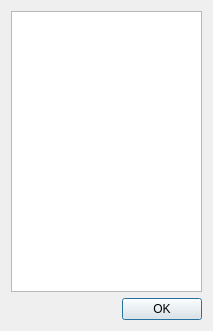
<?xml version="1.0" encoding="UTF-8"?>
<ui version="4.0">
 <class>InfoDialog</class>
 <widget class="QDialog" name="InfoDialog">
  <property name="geometry">
   <rect>
    <x>0</x>
    <y>0</y>
    <width>213</width>
    <height>331</height>
   </rect>
  </property>
  <property name="windowTitle">
   <string>Info</string>
  </property>
  <layout class="QVBoxLayout" name="verticalLayout">
   <item>
    <widget class="QTableView" name="table_info"/>
   </item>
   <item>
    <widget class="QDialogButtonBox" name="buttonBox">
     <property name="orientation">
      <enum>Qt::Horizontal</enum>
     </property>
     <property name="standardButtons">
      <set>QDialogButtonBox::Ok</set>
     </property>
    </widget>
   </item>
  </layout>
 </widget>
 <resources/>
 <connections>
  <connection>
   <sender>buttonBox</sender>
   <signal>accepted()</signal>
   <receiver>InfoDialog</receiver>
   <slot>accept()</slot>
   <hints>
    <hint type="sourcelabel">
     <x>248</x>
     <y>254</y>
    </hint>
    <hint type="destinationlabel">
     <x>157</x>
     <y>274</y>
    </hint>
   </hints>
  </connection>
  <connection>
   <sender>buttonBox</sender>
   <signal>rejected()</signal>
   <receiver>InfoDialog</receiver>
   <slot>reject()</slot>
   <hints>
    <hint type="sourcelabel">
     <x>316</x>
     <y>260</y>
    </hint>
    <hint type="destinationlabel">
     <x>286</x>
     <y>274</y>
    </hint>
   </hints>
  </connection>
 </connections>
</ui>
